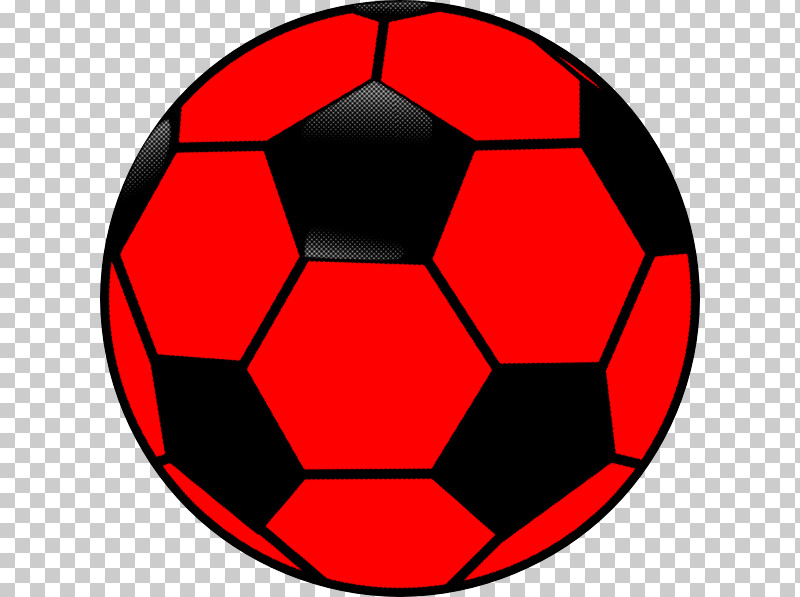
#> input picture ball3.png, 800 x 597 px
$ python checkCircle.py
#> lines starting #> are read from the running program, lines starting #| are printed output that depends on the picture; after the words box and inside, x2 and y2 are one past the last pixel; in counts of white or black regions, pixels touching at a corner belong together
import numpy
import cv2
import random
import imutils

seed = [[0.34, 0.0], [0.72, 0.0], [0.54, 0.0], [0.23, -0.8], [0.28, -0.94], [0.1, -0.36], [-0.62, -0.4], [-0.69, -0.45], [-0.18, -0.11], [-0.69, 0.59], [-0.23, 0.2], [-0.38, 0.33], [0.15, 0.33], [0.0, 0.01], [0.04, 0.1], [0.59, -0.07], [0.05, 0.0], [0.46, -0.06], [0.14, -0.93], [0.11, -0.72], [0.11, -0.73], [-0.75, -0.35], [-0.65, -0.31], [-0.6, -0.28], [-0.5, 0.55], [-0.59, 0.66], [-0.24, 0.27], [0.08, 0.13], [0.37, 0.6], [0.07, 0.11], [0.19, -0.05], [0.25, -0.06], [0.44, -0.12], [0.02, -0.98], [0.01, -0.68], [0.01, -0.48], [-0.24, -0.07], [-0.09, -0.03], [-0.2, -0.06], [-0.05, 0.08], [-0.48, 0.71], [-0.54, 0.8], [0.05, 0.06], [0.22, 0.27], [0.42, 0.51], [0.05, -0.02], [0.2, -0.08], [0.1, -0.04], [-0.03, -0.34], [-0.03, -0.33], [-0.06, -0.55], [-0.64, -0.11], [-0.55, -0.09], [-0.22, -0.04], [-0.12, 0.24], [-0.26, 0.52], [-0.01, 0.02], [0.49, 0.46], [0.05, 0.05], [0.43, 0.4], [0.78, -0.46], [0.3, -0.17], [0.26, -0.15], [-0.06, -0.24], [-0.1, -0.41], [-0.19, -0.77], [-0.88, -0.03], [-0.16, 0.0], [-0.7, -0.03], [-0.15, 0.45], [-0.28, 0.81], [-0.01, 0.04], [0.17, 0.12], [0.11, 0.08], [0.11, 0.08], [0.01, -0.01], [0.1, -0.08], [0.44, -0.34], [-0.31, -0.79], [-0.21, -0.53], [-0.26, -0.66], [-0.85, 0.07], [-0.45, 0.04], [-0.19, 0.01], [-0.11, 0.56], [-0.04, 0.23], [-0.02, 0.11], [0.41, 0.21], [0.11, 0.06], [0.21, 0.11], [0.67, -0.69], [0.52, -0.53], [0.44, -0.45], [-0.44, -0.8], [-0.26, -0.47], [-0.2, -0.37], [-0.44, 0.1], [-0.27, 0.06], [-0.74, 0.16], [-0.03, 0.48], [-0.02, 0.32], [0.0, 0.13], [0.62, 0.23], [0.44, 0.16], [0.14, 0.05], [0.32, -0.43], [0.15, -0.2], [0.21, -0.28], [-0.37, -0.49], [-0.13, -0.18], [-0.45, -0.6], [-0.13, 0.04], [-0.29, 0.1], [-0.41, 0.15], [0.04, 0.66], [0.03, 0.56], [0.04, 0.61], [0.32, 0.07], [0.4, 0.08], [0.52, 0.11], [0.09, -0.17], [0.21, -0.38], [0.24, -0.43], [-0.22, -0.22], [-0.25, -0.25], [-0.33, -0.34], [-0.06, 0.03], [-0.35, 0.18], [-0.72, 0.38], [0.13, 0.68], [0.03, 0.16], [0.13, 0.64], [0.06, 0.0], [0.77, 0.06], [0.65, 0.05], [0.19, -0.49], [0.13, -0.35], [0.05, -0.13], [-0.74, -0.58], [-0.21, -0.16], [-0.04, -0.03], [-0.25, 0.17], [-0.26, 0.19], [-0.34, 0.24], [0.12, 0.36], [0.07, 0.21], [0.28, 0.84], [0.16, 0.0], [0.96, -0.04], [0.79, -0.03], [0.05, -0.23], [0.13, -0.56], [0.15, -0.64], [-0.18, -0.11], [-0.42, -0.24], [-0.15, -0.09], [-0.46, 0.43], [0.0, 0.0], [-0.26, 0.24], [0.38, 0.77], [0.34, 0.67], [0.22, 0.44], [0.0, 0.0], [0.4, -0.07], [0.59, -0.1], [0.07, -0.65], [0.02, -0.19], [0.06, -0.54], [-0.16, -0.06], [-0.37, -0.15], [-0.3, -0.12], [-0.1, 0.13], [-0.43, 0.52], [-0.32, 0.39], [0.5, 0.73], [0.53, 0.78], [0.1, 0.15], [0.21, -0.07], [0.42, -0.13], [0.46, -0.14], [0.0, -0.33], [-0.01, -0.59], [-0.01, -0.65], [-0.01, 0.0], [-0.51, -0.13], [-0.55, -0.15], [-0.17, 0.28], [-0.21, 0.34], [-0.03, 0.05], [0.64, 0.71], [0.23, 0.26], [0.16, 0.17], [0.1, -0.05], [0.14, -0.06], [0.73, -0.34], [-0.1, -0.66], [-0.03, -0.2], [0.0, 0.0], [-0.26, -0.03], [-0.66, -0.08], [-0.23, -0.03], [-0.15, 0.35], [-0.03, 0.07], [-0.08, 0.2], [0.59, 0.5], [0.25, 0.21], [0.0, 0.0], [0.68, -0.44], [0.34, -0.22], [0.58, -0.38], [-0.18, -0.63], [-0.24, -0.82], [-0.07, -0.26], [-0.84, 0.0], [0.0, 0.0], [-0.2, 0.0]]


def map_points_circle():
    arr = []

    for i in range(72):
        for z in range(3):
            rand = int(random.random() * 100) * 0.01
            arr.append([int(numpy.cos(i * 5) * rand * 100) / 100, int(numpy.sin(i*5) * rand * 100) / 100])
    arr_as_str = "["
    for i in arr:
        arr_as_str += f"[{i[0]}, {i[1]}], "
    with open("seed.txt", "wb") as f:

        f.write(arr_as_str.encode())

def check_if_circle(frame, x, y, radius):
    counter = 0
    wid = len(frame)
    max = len(seed)
    print(max)
    for i in seed:
        x1 = int(x + radius * i[0])
        y1 = int(y + radius * i[1])
        print(x1, ", ",y1)
        print(len(frame),", y , ",len(frame[0]))
        num = frame[x1,y1] == [255,255,255]
        print(num)
        counter += num * 1
    print(counter)
    return counter > max * 0.8


greenLower = (0, 86, 6)
greenUpper = (10, 255, 255)
redLower2 = (160, 86, 6)
redUpper2 = (180, 255, 255)


im = cv2.imread("ball3.png")
#> im is the input picture: shape (597, 800, 3); mean B, G, R 95.5, 95.5, 187.9
frame = imutils.resize(im, width=600)
blurred = cv2.GaussianBlur(frame, (11, 11), 0)
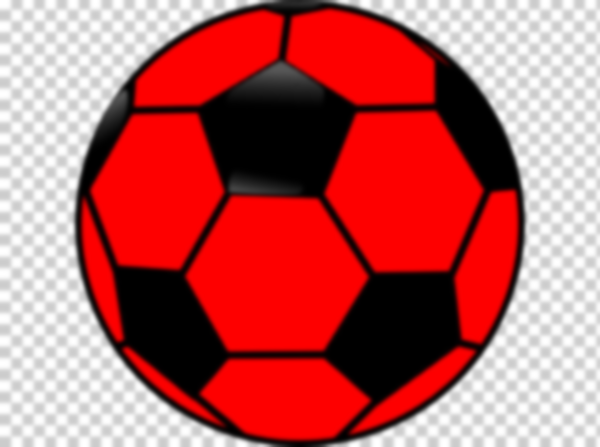
#> blurred: shape (447, 600, 3); mean B, G, R 95.5, 95.4, 187.9
hsv = cv2.cvtColor(blurred, cv2.COLOR_BGR2HSV)
#> hsv: shape (447, 600, 3); mean H, S, V 4.3, 109.3, 187.9
# construct a mask for the color "green", then perform
# a series of dilations and erosions to remove any small
# blobs left in the mask
mask = cv2.inRange(hsv, greenLower, greenUpper)
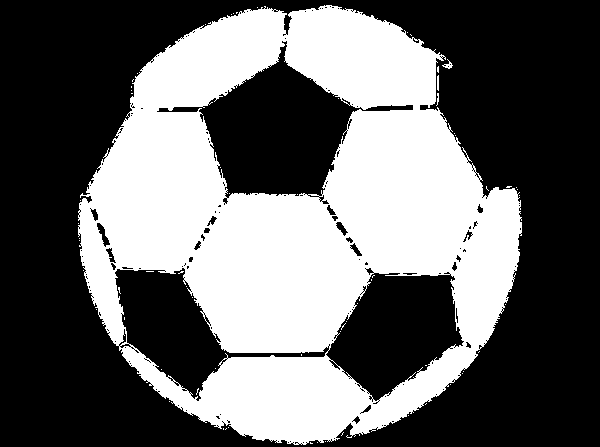
#> mask: shape (447, 600); 40.5% white; 66 white regions (62 under 20 px), largest, box (x1, y1, x2, y2) and area: (78, 5, 522, 445) 108418, (442, 59, 453, 69) 41, (437, 75, 439, 91) 30, (436, 93, 439, 106) 20
mask2 = cv2.inRange(hsv, redLower2, redUpper2)
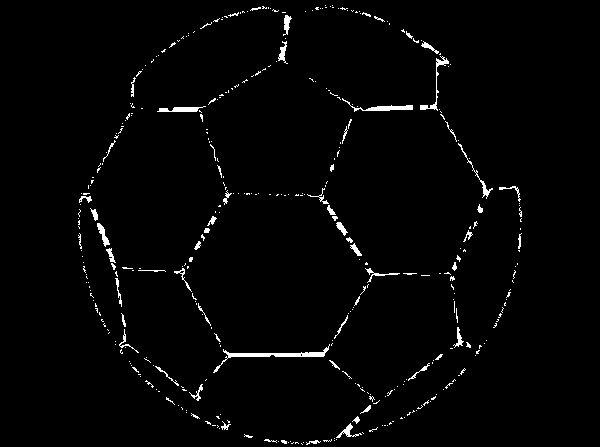
#> mask2: shape (447, 600); 1.9% white in thin lines or dots, all inside (x1, y1, x2, y2) = (78, 5, 522, 445)
mask += mask2
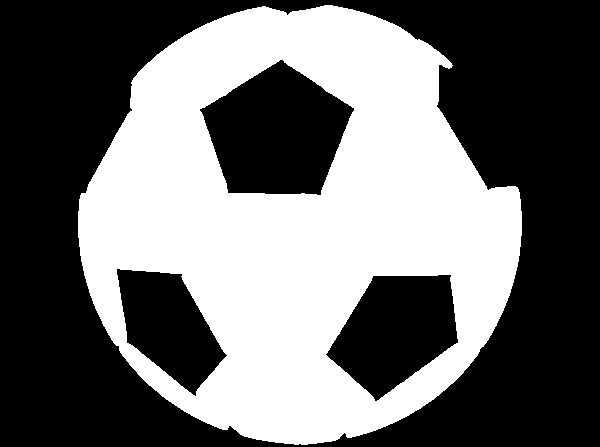
#> mask: shape (447, 600); 42.5% white; 1 white region, box (x1, y1, x2, y2) and area: (78, 5, 522, 445) 113865
mask = cv2.erode(mask, None, iterations=2)
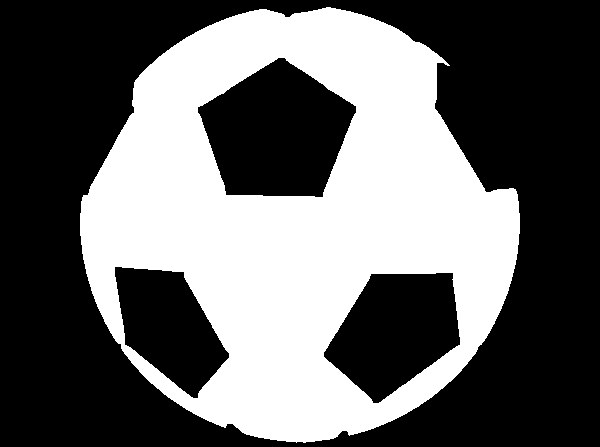
#> mask: shape (447, 600); 39.9% white; 1 white region, box (x1, y1, x2, y2) and area: (80, 7, 520, 443) 106973
mask = cv2.dilate(mask, None, iterations=2)
#> mask: shape (447, 600); 42.4% white; 1 white region

cnts = cv2.findContours(mask.copy(), cv2.RETR_EXTERNAL, cv2.CHAIN_APPROX_SIMPLE)
#> cnts = 1 contour; box (x1, y1, x2, y2) and area: (78, 5, 522, 445) 145918
cnts = imutils.grab_contours(cnts)
center = None
# only proceed if at least one contour was found
if len(cnts) > 0:
    print("found thing")
    # find the largest contour in the mask, then use
    # it to compute the minimum enclosing circle and
    # centroid

    c = max(cnts, key=cv2.contourArea)
#> c = contour of 687 points, box (x1, y1, x2, y2) (78, 5, 522, 445), area 145918
    ((x, y), radius) = cv2.minEnclosingCircle(c)
#> x = 299.5; y = 223.4; radius = 221.9
    print(check_if_circle(mask, x, y, radius))
#> in check_if_circle, `wid = len(frame)`: wid = 447
#> the loop in check_if_circle, `for i in seed:` made 2 passes
#> (x1, y1, num, counter) on pass 1: (374, 223, [True, True, True], [1, 1, 1])
#> (x1, y1) on pass 2: (459, 223)
#| 374 ,  223
#| 447 , y ,  600
#| [ True  True  True]
#| 459 ,  223
#| 447 , y ,  600
#> (the run stopped early here; a loop or call above may not have finished)

$ run again, with ball2.png copied over ball3.png
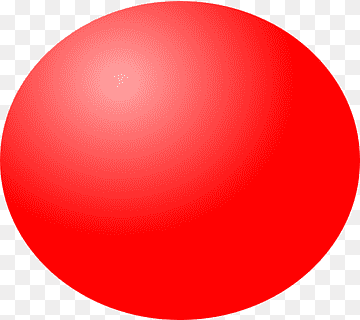
#> input picture ball2.png, 360 x 320 px
#> im is the input picture: shape (320, 360, 3); mean B, G, R 87.5, 87.5, 253.3
#> hsv: shape (533, 600, 3); mean H, S, V 0, 165.9, 253.3
#> `mask = cv2.inRange(hsv, greenLower, greenUpper)`:
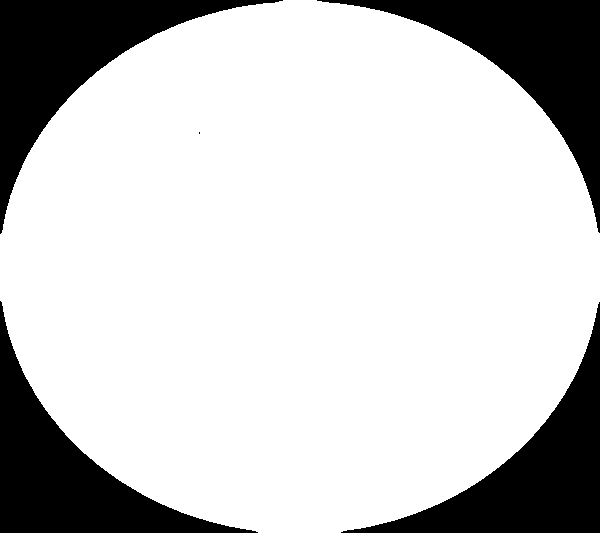
#> mask: shape (533, 600); 78.7% white; 5 black regions (1 under 20 px), largest, box (x1, y1, x2, y2) and area: (0, 0, 283, 234) 17510, (317, 0, 600, 233) 17223, (0, 301, 258, 533) 16699, (341, 302, 600, 533) 16687
#> mask2: shape (533, 600); every value is 0
#> `mask = cv2.erode(mask, None, iterations=2)`:
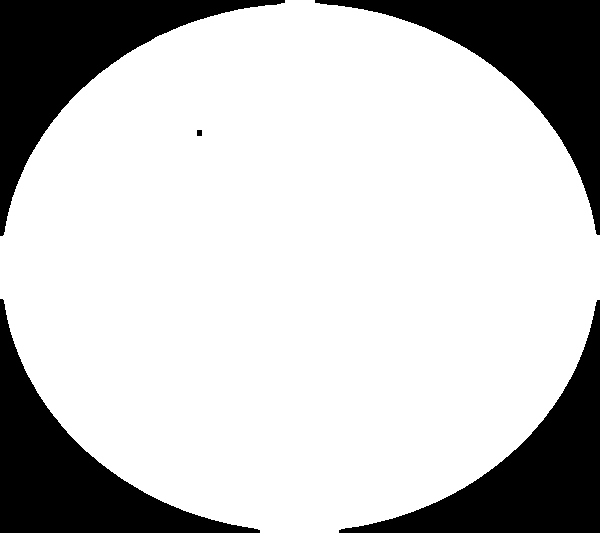
#> mask: shape (533, 600); 77.4% white; 5 black regions
#> cnts = 1 contour; box (x1, y1, x2, y2) and area: (0, 0, 600, 533) 250878
#> c = contour of 794 points, box (x1, y1, x2, y2) (0, 0, 600, 533), area 250878
#> x = 299.6; y = 267; radius = 301.4
#> wid = 533
#> the loop in check_if_circle, `for i in seed:` made 61 passes
#> (x1, y1, num, counter) on passes 1 to 8: (402, 267, [True, True, True], [1, 1, 1]), (516, 267, [True, True, True], [2, 2, 2]), (462, 267, [True, True, True], [3, 3, 3]), (368, 25, [True, True, True], [4, 4, 4]), (383, -16, [False, False, False], [4, 4, 4]), (329, 158, [True, True, True], [5, 5, 5]), (112, 146, [True, True, True], [6, 6, 6]), (91, 131, [True, True, True], [7, 7, 7])
#> (printed output is left out)
